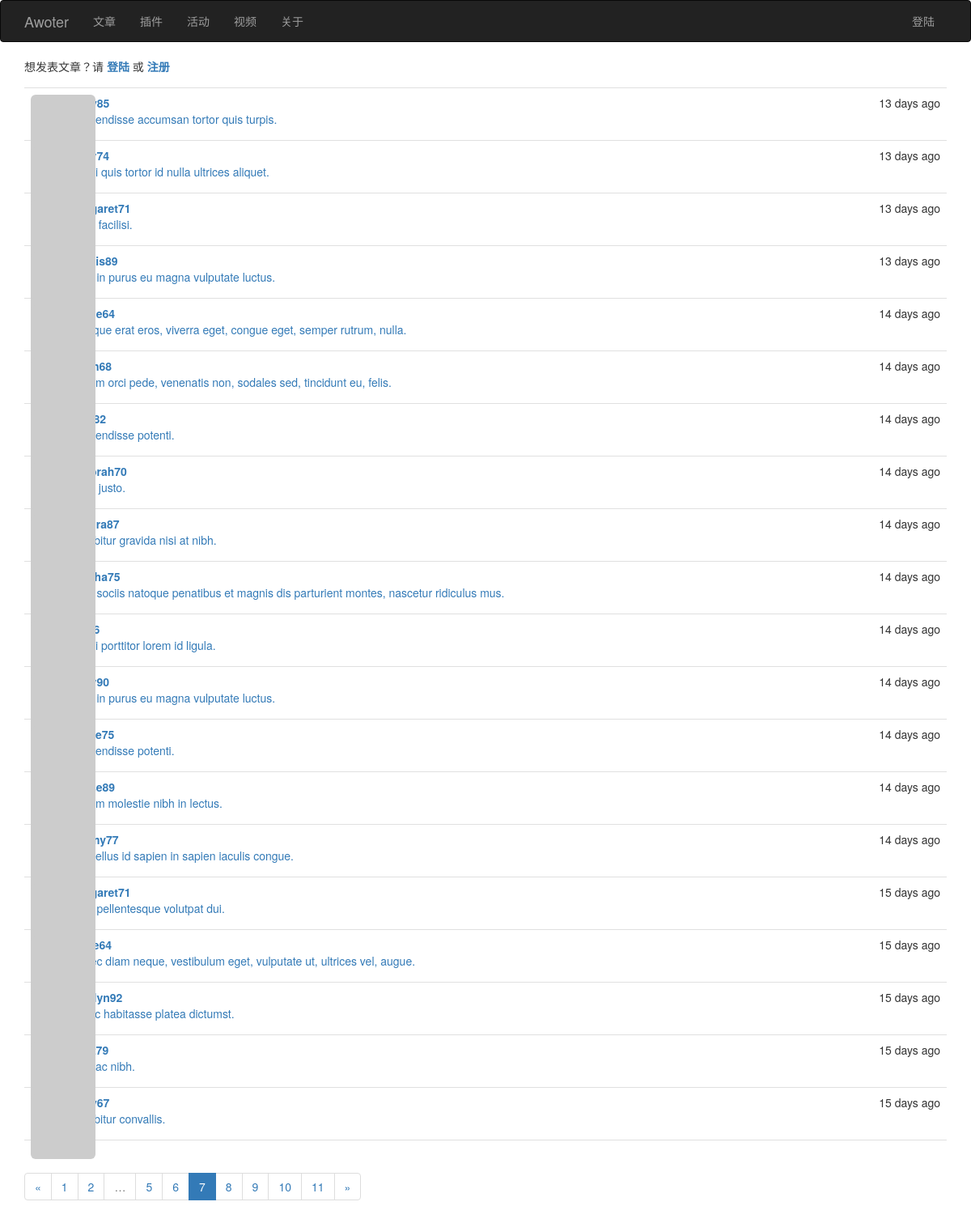
/doc?page=7, run on the app's committed database.
### app/models.py (models this page shows, shortened)
class Post(db.Model):
    __tablename__ = 'posts'
    id = db.Column(db.Integer, primary_key=True)
    article_title = db.Column(db.String(128), index=True)
    body = db.Column(db.Text)
    timestamp = db.Column(db.DateTime, index=True, default=datetime.utcnow)
    author_id = db.Column(db.Integer, db.ForeignKey('users.id'))
    body_html = db.Column(db.Text)

class User(UserMixin, db.Model):
    __tablename__ = 'users'
    id = db.Column(db.Integer, primary_key=True)
    email = db.Column(db.String(64), unique=True, index=True)
    username = db.Column(db.String(64), unique=True, index=True)
    role_id = db.Column(db.Integer, db.ForeignKey('roles.id'))
    password_hash = db.Column(db.String(128))
    confirmed = db.Column(db.Boolean, default=False)
    nickname = db.Column(db.String(64))
    location = db.Column(db.String(64))
    about_me = db.Column(db.Text())
    member_since = db.Column(db.DateTime(), default=datetime.utcnow)
    last_seen = db.Column(db.DateTime(), default=datetime.utcnow)
    avatar_hash = db.Column(db.String(32))
    posts = db.relationship('Post', backref='author', lazy='dynamic')
    @property
    def password(self):
        raise AttributeError('password is not a readable attribute')
    def gravatar(self,  size=100, default='identicon', rating='g'):
        if request.is_secure:
            url = 'https://secure.gravatar.com/avatar'
        else:
            url = 'https://www.gravatar.com/avatar'
        hash = self.avatar_hash or hashlib.md5(self.email.encode('utf-8')).hexdigest()
        return '{url}/{hash}?s={size}&d={default}&r={rating}'.format(
            url=url, hash=hash, size=size, default=default, rating=rating)

### app/main/views.py (the view)
@main.route('/doc')
def doc():
    title = u'文章列表'
    body_show = False
    page = request.args.get('page', 1, type=int)
    pagination = Post.query.order_by(Post.timestamp.desc()).paginate(
        page, per_page=current_app.config['AWOTER_DOC_PER_PAGE'],
        error_out=False)
    posts = pagination.items
    return render_template('doc.html', title=title, posts=posts, pagination=pagination, body_show=body_show)

### app/auth/views.py (called while the page is built)
@auth.before_app_request
def before_request():
    if current_user.is_authenticated \
            and not current_user.confirmed \
            and request.endpoint[:5] != 'auth.' \
            and request.endpoint != 'static':
        return redirect(url_for('auth.unconfirmed'))

@auth.before_app_request
def before_request():
    if current_user.is_authenticated:
        current_user.ping()
        if not current_user.confirmed \
                and request.endpoint[:5] != 'auth.':
            return redirect(url_for('auth.unconfirmed'))

### app/main/__init__.py (called while the page is built)
@main.app_context_processor
def inject_permissions():
    return dict(Permission=Permission)

### app/templates/doc.html
{% extends "base.html" %}
{% import "_macros.html" as macros %}
{% block page_content %}
    {% if current_user.is_authenticated %}
    <a class="btn btn-info" href="{{ url_for('main.post') }}">创建文章</a>
    {% else %}
        <p>想发表文章？请 <a href="{{ url_for('auth.login') }}"><strong>登陆</a></strong> 或
            <a href="{{ url_for('auth.register') }}"><strong>注册</strong></a></p>
    {% endif %}
{% include '_doc.html' %}
{% if pagination %}
<div class="pagination">
    {{ macros.pagination_widget(pagination, 'main.doc') }}
</div>
{% endif %}
{% endblock %}

### app/templates/_doc.html (shortened to what this page needs)
<ul class="posts">
    {% for post in posts %}
    <li class="post">
        <div class="post-thumbnail">
            <a href="{{ url_for('.user_page', username=post.author.username) }}">
                <img class="img-rounded profile-thumbnail" src="{{ post.author.gravatar(size=40) }}">
            </a>
        </div>
        <div class="post-content">
            <div class="post-date">{{ moment(post.timestamp).fromNow() }}</div>
            <div class="post-author">
                <a href="{{ url_for('.user_page', username=post.author.username) }}">
                {{ post.author.username }}</a>
            </div>
            <a href="{{ url_for('main.doc_detail', id=post.id) }}">
                <div class="post-title">{{ post.article_title }}</div>
            </a>
        </div>
    </li>
    {% endfor %}
</ul>

### app/static/styles.css (style rules this page uses)
.profile-thumbnail { position: absolute; }
ul.posts { list-style-type: none; padding: 0px; margin: 16px 0px 0px 0px; border-top: 1px solid #e0e0e0; }
ul.posts li.post { padding: 8px; border-bottom: 1px solid #e0e0e0; }
div.post-date { float: right; }
div.post-author { font-weight: bold; }
div.post-thumbnail { position: absolute; }
div.post-content { margin-left: 48px; min-height: 48px; }

### data on the page
Post: timestamp "13 days ago", article_title "Suspendisse accumsan tortor quis turpis."
Post: timestamp "13 days ago", article_title "Morbi quis tortor id nulla ultrices aliquet."
Post: timestamp "13 days ago", author.username "margaret71", article_title "Nulla facilisi."
Post: timestamp "13 days ago", article_title "Cras in purus eu magna vulputate luctus."
Post: timestamp "14 days ago", article_title "Quisque erat eros, viverra eget, congue eget, semper rutrum, nulla."
Post: timestamp "14 days ago", article_title "Nullam orci pede, venenatis non, sodales sed, tincidunt eu, felis."
Post: timestamp "14 days ago", article_title "Suspendisse potenti."
Post: timestamp "14 days ago", author.username "deborah70", article_title "Nulla justo."
Post: timestamp "14 days ago", article_title "Curabitur gravida nisi at nibh."
Post: timestamp "14 days ago", article_title "Cum sociis natoque penatibus et magnis dis parturient montes, nascetur ridiculus mus."
Post: timestamp "14 days ago", article_title "Morbi porttitor lorem id ligula."
Post: timestamp "14 days ago", article_title "Cras in purus eu magna vulputate luctus."
Post: timestamp "14 days ago", article_title "Suspendisse potenti."
Post: timestamp "14 days ago", article_title "Nullam molestie nibh in lectus."
Post: timestamp "14 days ago", article_title "Phasellus id sapien in sapien iaculis congue."
Post: timestamp "15 days ago", author.username "margaret71", article_title "Cras pellentesque volutpat dui."
Post: timestamp "15 days ago", article_title "Donec diam neque, vestibulum eget, vulputate ut, ultrices vel, augue."
Post: timestamp "15 days ago", author.username "carolyn92", article_title "In hac habitasse platea dictumst."
Post: timestamp "15 days ago", article_title "Duis ac nibh."
Post: timestamp "15 days ago", article_title "Curabitur convallis."

### other printed values
{{ p }} "1" "2" "5" "6" "8" "9" "10" "11"
{{ p }} "7"
